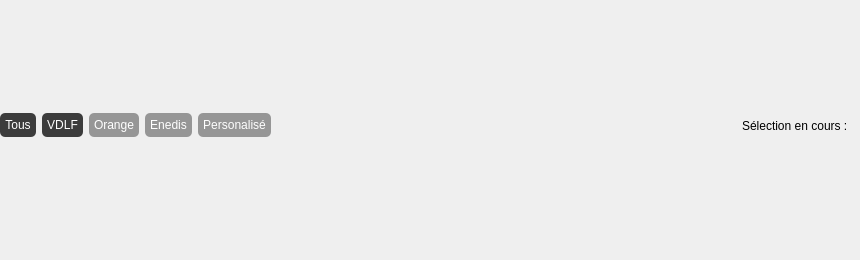
     <widget class="QFrame" name="frameListPoles">
      <property name="sizePolicy">
       <sizepolicy hsizetype="MinimumExpanding" vsizetype="MinimumExpanding">
        <horstretch>0</horstretch>
        <verstretch>0</verstretch>
       </sizepolicy>
      </property>
      <property name="frameShape">
       <enum>QFrame::NoFrame</enum>
      </property>
      <property name="frameShadow">
       <enum>QFrame::Plain</enum>
      </property>
      <widget class="QWidget" name="verticalLayoutWidget">
       <property name="geometry">
        <rect>
         <x>0</x>
         <y>0</y>
         <width>851</width>
         <height>251</height>
        </rect>
       </property>
       <layout class="QVBoxLayout" name="verticalLayoutListPoles">
        <item>
         <layout class="QVBoxLayout" name="verticalLayoutMainListPoles">
          <item>
           <layout class="QHBoxLayout" name="horizontalLayout_4">
            <item>
             <widget class="QPushButton" name="pushButtonFilterAll">
              <property name="cursor">
               <cursorShape>PointingHandCursor</cursorShape>
              </property>
              <property name="styleSheet">
               <string notr="true">QPushButton {
	background-color: rgb(60, 60, 60);
	color: rgb(255, 255, 255);
	border: 0;
	border-radius: 5px;
	padding: 5px;
}
QPushButton:focus {
	background-color: rgb(60, 60, 60);
	border: 1px solid rgb(255, 255, 255);
}
QPushButton:strong:focus {
	background-color: rgb(230, 230, 230);
	border: 0;
}
QPushButton:pressed {
	background-color: rgb(200, 200, 200);
	border: 0;
}
QPushButton:hover {
	background-color: rgb(60, 60, 60);
	border: 1px solid rgb(255, 255, 255);
}
QPushButton:disabled {
	background-color: rgb(150, 150, 150);
	border: 0;
}</string>
              </property>
              <property name="text">
               <string>Tous</string>
              </property>
             </widget>
            </item>
            <item>
             <widget class="QPushButton" name="pushButtonFilterVDLF">
              <property name="cursor">
               <cursorShape>PointingHandCursor</cursorShape>
              </property>
              <property name="styleSheet">
               <string notr="true">QPushButton {
	background-color: rgb(60, 60, 60);
	color: rgb(255, 255, 255);
	border: 0;
	border-radius: 5px;
	padding: 5px;
}
QPushButton:focus {
	background-color: rgb(60, 60, 60);
	border: 1px solid rgb(255, 255, 255);
}
QPushButton:strong:focus {
	background-color: rgb(230, 230, 230);
	border: 0;
}
QPushButton:pressed {
	background-color: rgb(200, 200, 200);
	border: 0;
}
QPushButton:hover {
	background-color: rgb(60, 60, 60);
	border: 1px solid rgb(255, 255, 255);
}
QPushButton:disabled {
	background-color: rgb(150, 150, 150);
	border: 0;
}</string>
              </property>
              <property name="text">
               <string>VDLF</string>
              </property>
             </widget>
            </item>
            <item>
             <widget class="QPushButton" name="pushButtonFilterOrange">
              <property name="enabled">
               <bool>false</bool>
              </property>
              <property name="cursor">
               <cursorShape>PointingHandCursor</cursorShape>
              </property>
              <property name="styleSheet">
               <string notr="true">QPushButton {
	background-color: rgb(60, 60, 60);
	color: rgb(255, 255, 255);
	border: 0;
	border-radius: 5px;
	padding: 5px;
}
QPushButton:focus {
	background-color: rgb(60, 60, 60);
	border: 1px solid rgb(255, 255, 255);
}
QPushButton:strong:focus {
	background-color: rgb(230, 230, 230);
	border: 0;
}
QPushButton:pressed {
	background-color: rgb(200, 200, 200);
	border: 0;
}
QPushButton:hover {
	background-color: rgb(60, 60, 60);
	border: 1px solid rgb(255, 255, 255);
}
QPushButton:disabled {
	background-color: rgb(150, 150, 150);
	border: 0;
}</string>
              </property>
              <property name="text">
               <string>Orange</string>
              </property>
             </widget>
            </item>
            <item>
             <widget class="QPushButton" name="pushButtonFilterEnedis">
              <property name="enabled">
               <bool>false</bool>
              </property>
              <property name="cursor">
               <cursorShape>PointingHandCursor</cursorShape>
              </property>
              <property name="styleSheet">
               <string notr="true">QPushButton {
	background-color: rgb(60, 60, 60);
	color: rgb(255, 255, 255);
	border: 0;
	border-radius: 5px;
	padding: 5px;
}
QPushButton:focus {
	background-color: rgb(60, 60, 60);
	border: 1px solid rgb(255, 255, 255);
}
QPushButton:strong:focus {
	background-color: rgb(230, 230, 230);
	border: 0;
}
QPushButton:pressed {
	background-color: rgb(200, 200, 200);
	border: 0;
}
QPushButton:hover {
	background-color: rgb(60, 60, 60);
	border: 1px solid rgb(255, 255, 255);
}
QPushButton:disabled {
	background-color: rgb(150, 150, 150);
	border: 0;
}</string>
              </property>
              <property name="text">
               <string>Enedis</string>
              </property>
             </widget>
            </item>
            <item>
             <widget class="QPushButton" name="pushButtonFilterCustom">
              <property name="enabled">
               <bool>false</bool>
              </property>
              <property name="cursor">
               <cursorShape>PointingHandCursor</cursorShape>
              </property>
              <property name="styleSheet">
               <string notr="true">QPushButton {
	background-color: rgb(60, 60, 60);
	color: rgb(255, 255, 255);
	border: 0;
	border-radius: 5px;
	padding: 5px;
}
QPushButton:focus {
	background-color: rgb(60, 60, 60);
	border: 1px solid rgb(255, 255, 255);
}
QPushButton:strong:focus {
	background-color: rgb(230, 230, 230);
	border: 0;
}
QPushButton:pressed {
	background-color: rgb(200, 200, 200);
	border: 0;
}
QPushButton:hover {
	background-color: rgb(60, 60, 60);
	border: 1px solid rgb(255, 255, 255);
}
QPushButton:disabled {
	background-color: rgb(150, 150, 150);
	border: 0;
}</string>
              </property>
              <property name="text">
               <string>Personalisé</string>
              </property>
             </widget>
            </item>
            <item>
             <spacer name="horizontalSpacer_5">
              <property name="orientation">
               <enum>Qt::Horizontal</enum>
              </property>
              <property name="sizeHint" stdset="0">
               <size>
                <width>40</width>
                <height>20</height>
               </size>
              </property>
             </spacer>
            </item>
            <item>
             <widget class="QLabel" name="labelCurrentFilter">
              <property name="text">
               <string>Sélection en cours : </string>
              </property>
             </widget>
            </item>
           </layout>
          </item>
         </layout>
        </item>
       </layout>
      </widget>
     </widget>
